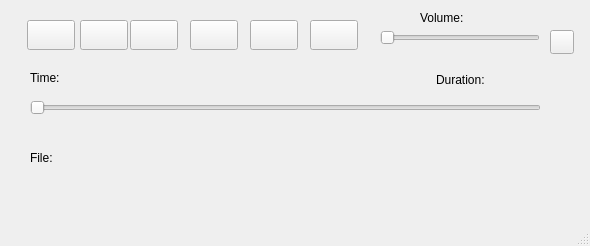
<?xml version="1.0" encoding="UTF-8"?>
<ui version="4.0">
 <class>MainWindow</class>
 <widget class="QMainWindow" name="MainWindow">
  <property name="geometry">
   <rect>
    <x>0</x>
    <y>0</y>
    <width>590</width>
    <height>246</height>
   </rect>
  </property>
  <property name="minimumSize">
   <size>
    <width>590</width>
    <height>246</height>
   </size>
  </property>
  <property name="maximumSize">
   <size>
    <width>590</width>
    <height>246</height>
   </size>
  </property>
  <property name="windowTitle">
   <string>MediaPlayerPD_411</string>
  </property>
  <property name="windowIcon">
   <iconset resource="icons.qrc">
    <normaloff>:/icons/Ico/r_kompyuternaya-akademiya-step-11986691-pd1beb2fn4_1664886698.ico</normaloff>:/icons/Ico/r_kompyuternaya-akademiya-step-11986691-pd1beb2fn4_1664886698.ico</iconset>
  </property>
  <widget class="QWidget" name="centralwidget">
   <widget class="QPushButton" name="pushButtonPrev">
    <property name="geometry">
     <rect>
      <x>27</x>
      <y>20</y>
      <width>48</width>
      <height>30</height>
     </rect>
    </property>
    <property name="sizePolicy">
     <sizepolicy hsizetype="Fixed" vsizetype="Fixed">
      <horstretch>0</horstretch>
      <verstretch>0</verstretch>
     </sizepolicy>
    </property>
    <property name="baseSize">
     <size>
      <width>32</width>
      <height>32</height>
     </size>
    </property>
    <property name="text">
     <string/>
    </property>
   </widget>
   <widget class="QPushButton" name="pushButtonAdd">
    <property name="geometry">
     <rect>
      <x>310</x>
      <y>20</y>
      <width>48</width>
      <height>30</height>
     </rect>
    </property>
    <property name="sizePolicy">
     <sizepolicy hsizetype="Fixed" vsizetype="Fixed">
      <horstretch>0</horstretch>
      <verstretch>0</verstretch>
     </sizepolicy>
    </property>
    <property name="baseSize">
     <size>
      <width>32</width>
      <height>32</height>
     </size>
    </property>
    <property name="text">
     <string/>
    </property>
   </widget>
   <widget class="QPushButton" name="pushButtonPause">
    <property name="geometry">
     <rect>
      <x>130</x>
      <y>20</y>
      <width>48</width>
      <height>30</height>
     </rect>
    </property>
    <property name="sizePolicy">
     <sizepolicy hsizetype="Fixed" vsizetype="Fixed">
      <horstretch>0</horstretch>
      <verstretch>0</verstretch>
     </sizepolicy>
    </property>
    <property name="baseSize">
     <size>
      <width>32</width>
      <height>32</height>
     </size>
    </property>
    <property name="text">
     <string/>
    </property>
   </widget>
   <widget class="QPushButton" name="pushButtonPlay">
    <property name="geometry">
     <rect>
      <x>80</x>
      <y>20</y>
      <width>48</width>
      <height>30</height>
     </rect>
    </property>
    <property name="sizePolicy">
     <sizepolicy hsizetype="Fixed" vsizetype="Fixed">
      <horstretch>0</horstretch>
      <verstretch>0</verstretch>
     </sizepolicy>
    </property>
    <property name="baseSize">
     <size>
      <width>32</width>
      <height>32</height>
     </size>
    </property>
    <property name="text">
     <string/>
    </property>
   </widget>
   <widget class="QPushButton" name="pushButtonStop">
    <property name="geometry">
     <rect>
      <x>190</x>
      <y>20</y>
      <width>48</width>
      <height>30</height>
     </rect>
    </property>
    <property name="sizePolicy">
     <sizepolicy hsizetype="Fixed" vsizetype="Fixed">
      <horstretch>0</horstretch>
      <verstretch>0</verstretch>
     </sizepolicy>
    </property>
    <property name="baseSize">
     <size>
      <width>32</width>
      <height>32</height>
     </size>
    </property>
    <property name="text">
     <string/>
    </property>
   </widget>
   <widget class="QPushButton" name="pushButtonNext">
    <property name="geometry">
     <rect>
      <x>250</x>
      <y>20</y>
      <width>48</width>
      <height>30</height>
     </rect>
    </property>
    <property name="sizePolicy">
     <sizepolicy hsizetype="Fixed" vsizetype="Fixed">
      <horstretch>0</horstretch>
      <verstretch>0</verstretch>
     </sizepolicy>
    </property>
    <property name="baseSize">
     <size>
      <width>32</width>
      <height>32</height>
     </size>
    </property>
    <property name="text">
     <string/>
    </property>
   </widget>
   <widget class="QSlider" name="horizontalSliderVolume">
    <property name="geometry">
     <rect>
      <x>380</x>
      <y>30</y>
      <width>160</width>
      <height>16</height>
     </rect>
    </property>
    <property name="orientation">
     <enum>Qt::Horizontal</enum>
    </property>
   </widget>
   <widget class="QSlider" name="horizontalSliderTime">
    <property name="geometry">
     <rect>
      <x>30</x>
      <y>100</y>
      <width>511</width>
      <height>16</height>
     </rect>
    </property>
    <property name="orientation">
     <enum>Qt::Horizontal</enum>
    </property>
   </widget>
   <widget class="QLabel" name="labelVolume">
    <property name="geometry">
     <rect>
      <x>420</x>
      <y>10</y>
      <width>121</width>
      <height>16</height>
     </rect>
    </property>
    <property name="text">
     <string>Volume:</string>
    </property>
   </widget>
   <widget class="QLabel" name="labelPosition">
    <property name="geometry">
     <rect>
      <x>30</x>
      <y>70</y>
      <width>141</width>
      <height>16</height>
     </rect>
    </property>
    <property name="text">
     <string>Time:</string>
    </property>
   </widget>
   <widget class="QLabel" name="labelDuration">
    <property name="geometry">
     <rect>
      <x>436</x>
      <y>70</y>
      <width>101</width>
      <height>20</height>
     </rect>
    </property>
    <property name="text">
     <string>Duration:</string>
    </property>
   </widget>
   <widget class="QLabel" name="labelFileName">
    <property name="geometry">
     <rect>
      <x>30</x>
      <y>150</y>
      <width>511</width>
      <height>16</height>
     </rect>
    </property>
    <property name="text">
     <string>File:</string>
    </property>
   </widget>
   <widget class="QPushButton" name="pushButtonMute">
    <property name="geometry">
     <rect>
      <x>550</x>
      <y>30</y>
      <width>24</width>
      <height>24</height>
     </rect>
    </property>
    <property name="text">
     <string/>
    </property>
   </widget>
  </widget>
  <widget class="QMenuBar" name="menubar">
   <property name="geometry">
    <rect>
     <x>0</x>
     <y>0</y>
     <width>590</width>
     <height>20</height>
    </rect>
   </property>
  </widget>
  <widget class="QStatusBar" name="statusbar"/>
 </widget>
 <resources>
  <include location="icons.qrc"/>
 </resources>
 <connections/>
</ui>
